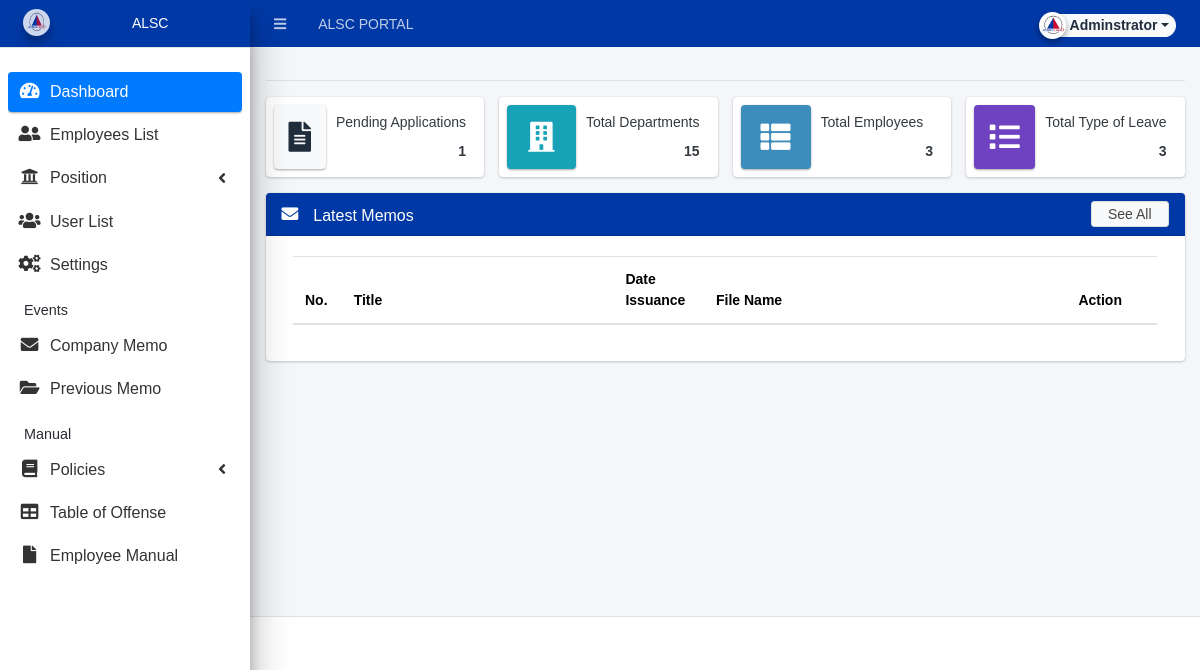
/admin/index.php (signed in), run on an earlier commit of the app's database.
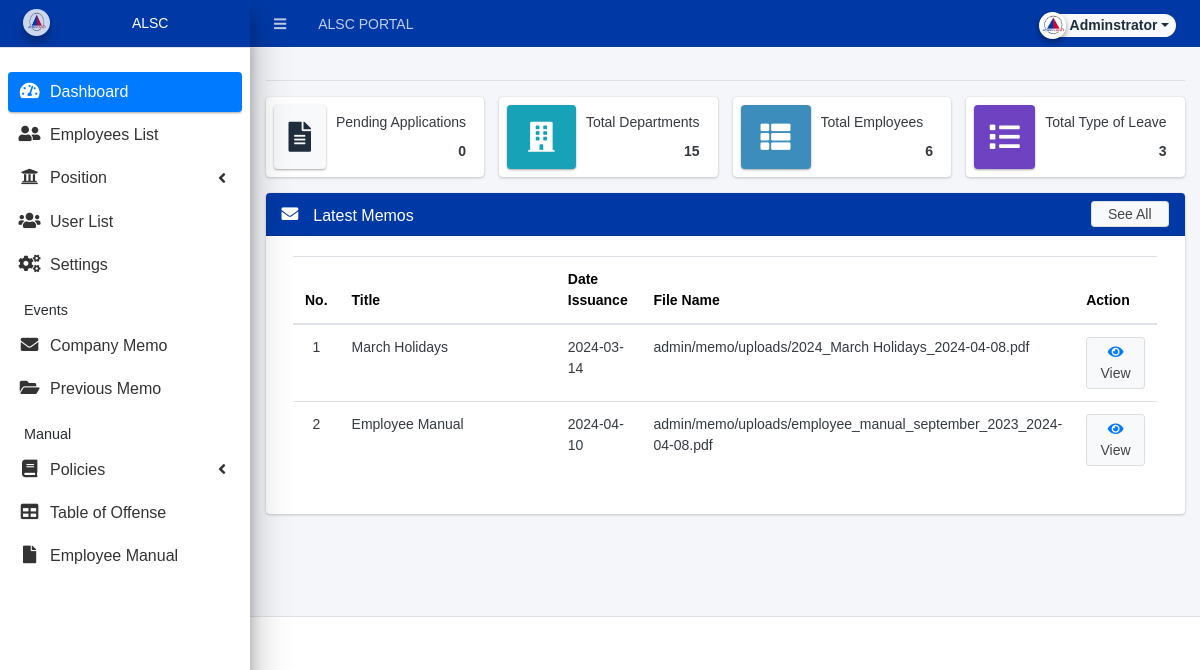
And on a later commit of the database.
### tables this page shows
CREATE TABLE `uploads` (
  `id` int(30) NOT NULL,
  `title` text NOT NULL,
  `date_issuance` datetime NOT NULL,
  `upload_path` text NOT NULL
);

### admin/home.php (the view, shortened to what the rows shown need)
<div class="card">
  <div class="card-body">
    <div class="container-fluid">
      <div class="table-responsive">
        <table class="table">
          <thead>
            <tr style="height:40px;">
              <th style="color: black; width: 5%;">No.</th>
              <th style="color: black; width: 30%;">Title</th>
              <th style="color: black; width: 10%;">Date Issuance</th>
              <th style="color: black; width: 40%;">File Name</th>
              <th style="color: black; width: 10%;">Action</th>
            </tr>
          </thead>
          <tbody>
            <?php
            $i = 1;
            $currentYear = date('Y');
            $qry = $conn->query("SELECT * FROM `uploads` WHERE YEAR(date_issuance) = $currentYear ORDER BY date_issuance limit 5");
            while ($row = $qry->fetch_assoc()):
            ?>
              <tr>
                <td class="text-center"><?php echo $i++; ?></td>
                <td><?php echo $row['title'] ?></td>
                <td><?php echo date('Y-m-d', strtotime($row['date_issuance'])); ?></td>
                <td><?php echo $row['upload_path'] ?></td>
                <td align="center">
                  <a class="btn btn-default btn-sm" style="width: 100%;" href="<?php echo base_url . '/' . $row['upload_path']; ?>" target="_blank" data-id="<?php echo $row['id'] ?>">
                      <span class="fa fa-eye text-primary"></span> View
                  </a>
                </td>
              </tr>
            <?php endwhile; ?>
          </tbody>
        </table>
      </div>
    </div>
  </div>
</div>

What changed in the data, as far as the page shows it:
added uploads: title "March Holidays", date_issuance "2024-03-14", upload_path "admin/memo/uploads/2024_March Holidays_2024-04-08.pdf"
added uploads: title "Employee Manual", date_issuance "2024-04-10", upload_path "admin/memo/uploads/employee_manual_september_2023_2024-04-08.pdf"
Also different on the page:
$pending: "1" → "0"
$employee: "3" → "6"
